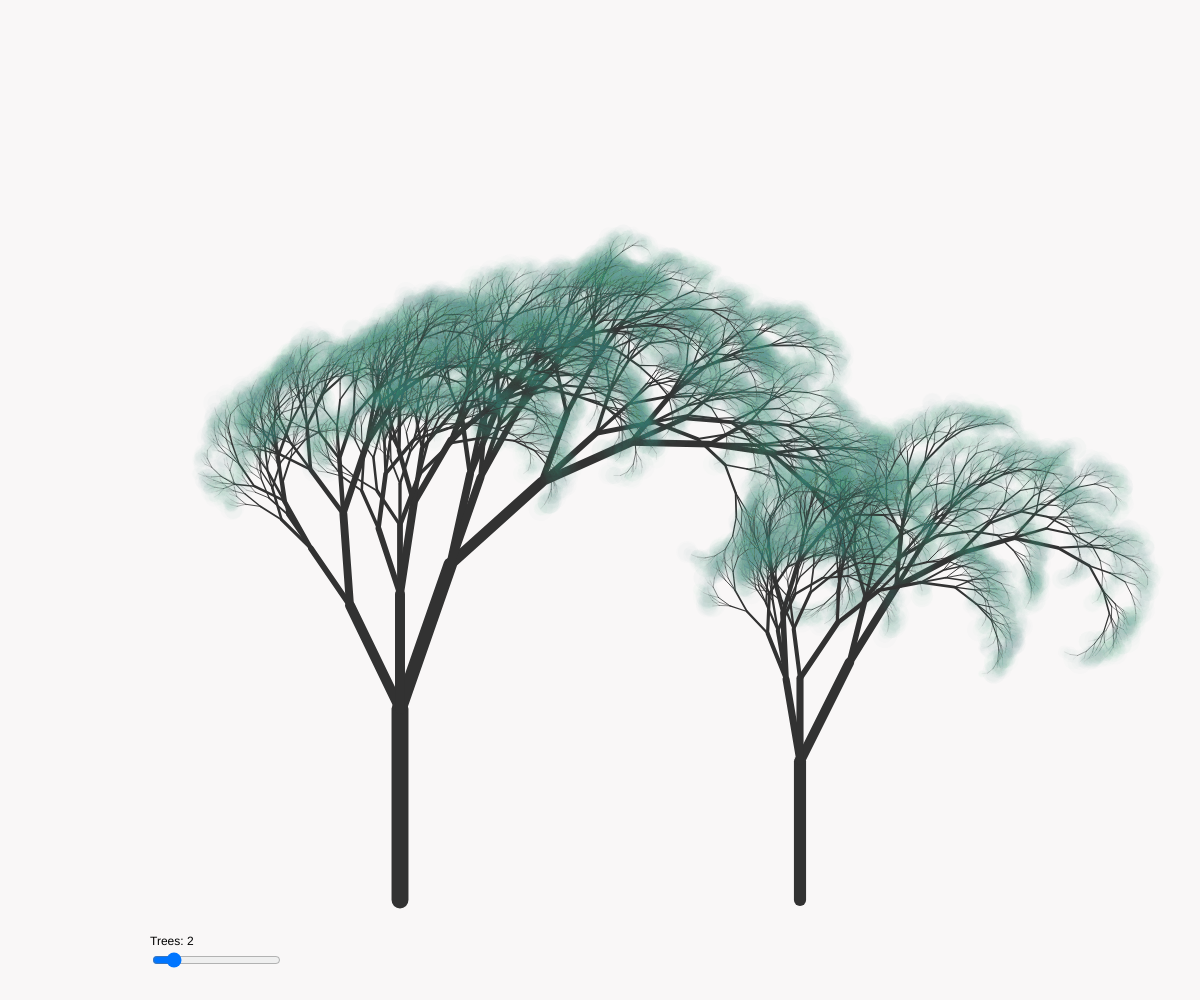
Frame 1 (no input)
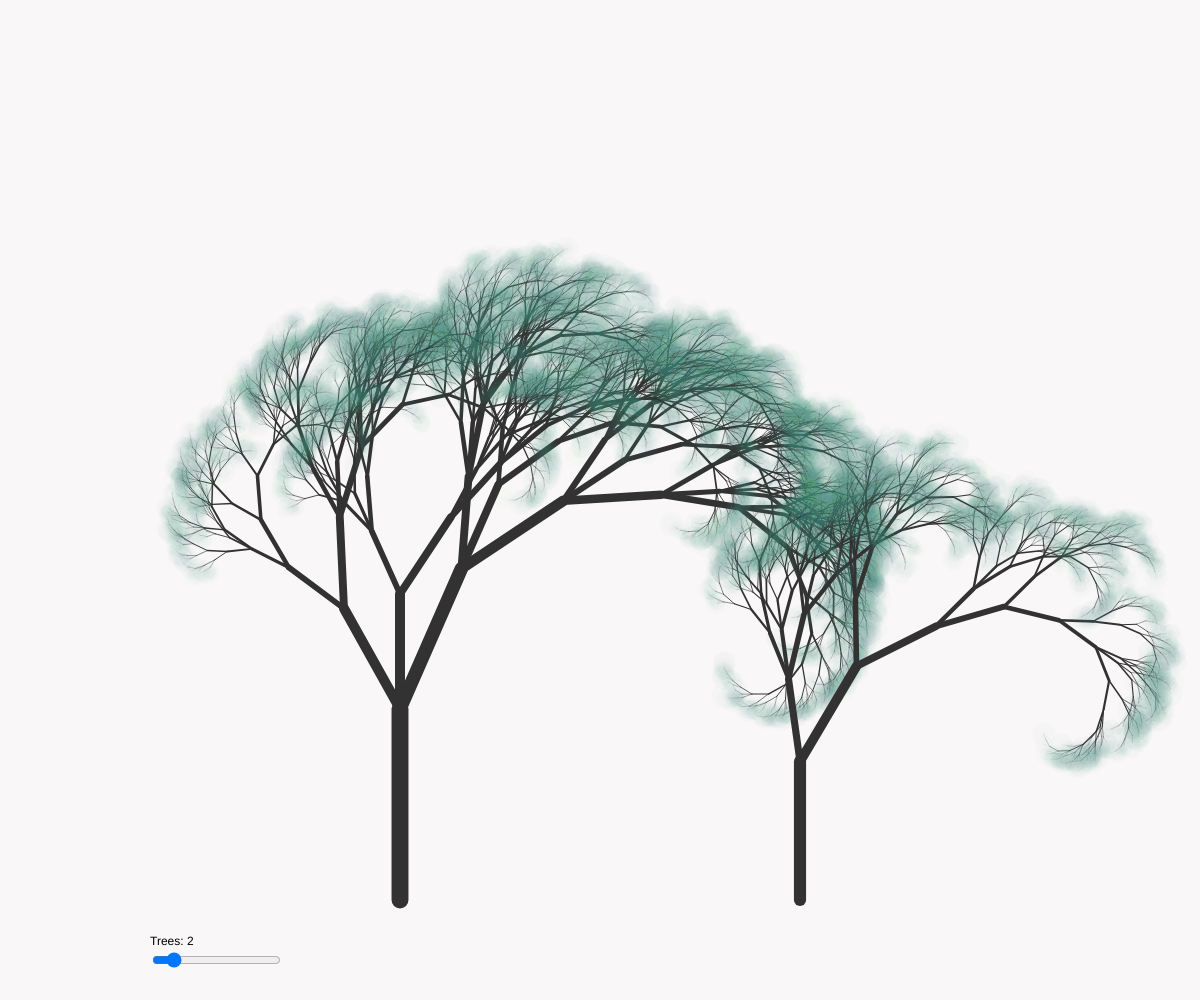
Frame 2 (the mouse pressed at the canvas centre, redrawn once)

The p5.js sketch that drew these frames (run headless with seeded random() and noise() and a simulated clock; the mouse was pressed at the canvas centre and the sketch redrawn once):

// p5.js sketch
// ── sketch.js
/*
  Adapted from O CÓDIGO TRANSCENDENTE
	Cap6.3.2 ArvoreAleatoria
	by Mateus Paresqui Berruezo
*/

//jshint esversion:6

let maxTrees = 9;
let segmentArray = [];
let segmentMax = 170;
let isSliders = false;
let treeSlider;

function setup() {
  createCanvas(windowWidth, windowHeight);

  // Generate Sliders
  sliders();

  // Generate random initial tree segment lengths
  for (let i = 0; i < maxTrees; i++) {
    segmentArray.push(1.3 * random(90, segmentMax));
  }

  // Turn off continuous redraw
  noLoop();

  // Cap lines with a round end (ROUND/SQUARE/PROJECT) and
  // Join lines using a round (MITER/BEVEL/ROUND) style
  // strokeCap(PROJECT); strokeJoin(BEVEL);
  strokeCap(ROUND); strokeJoin(ROUND);
}

function draw() {
  background('#f9f7f7');

  // Draw slider labels
  sliders();

  // Draw a series of trees and use -90° so that each tree grows straight up
  let trees = treeSlider.value();
  for (let i = 0; i < trees; i++) {
    tree((i + 1) * width / (trees + 1), 0.9 * height, segmentArray[i], -90, 35);
  }
}

// Recursively call the tree function, providing:
// xi     - Initial x value
// yi     - Initial y value
// length - The length of the tree segment
// angle  - The angle of the tree segment
// angleBranch - The maximum angle of the next set of branches
function tree(xi, yi, length, angle, angleBranch) {
  if (length > 5) {
    // The length of each segment ranges from a maximum of segmentMax to a minimum
    // of 3, which will correspond to a thickness of 15 and 0 respectively
    stroke(50);
    strokeWeight(map(length, segmentMax, 5, 15, 0));

    // Calculate the final x,y values
    let xf = xi + cos(radians(angle)) * length;
    let yf = yi + sin(radians(angle)) * length;
    line(xi, yi, xf, yf);

    // Randomly determine new branch angles:
    let newAngleR1 = angle + random(5, angleBranch);
    let newAngleR2 = angle - random(5, angleBranch);

    // Reduce branch length by 20%, using the growth slider to optionally
    // force asymmetric growth:
    let newLengthR1 = 0.8 * length;
    let newLengthR2 = 0.6 * length;

    // Recursively call the tree function for the left and right branches
    tree(xf, yf, newLengthR1, newAngleR1, angleBranch);
    tree(xf, yf, newLengthR2, newAngleR2, angleBranch);

    // Randomly add a third branch
    if (random([true, false])) {
      tree(xf, yf, newLengthR2, angle, angleBranch);
    }
  }
  else {
    // Draw leaves as greenish circles
    fill(random(100, 120), random(165, 185), random(130, 150), 5);
    stroke(random(100, 120), random(165, 185), random(130, 150), 20);
    strokeWeight(0);

    let radius = random(5, 25);

    ellipse(xi, yi, radius, radius);
  }
}

// Separate slider logic from recursive fractal tree logic
function sliders() {
  if (isSliders) {
    fill(0);
    text('Trees: ' + treeSlider.value(), 150, windowHeight - 55);
  }
  else {
    treeSlider = createSlider(1, maxTrees, 2, 1);
    treeSlider.position(150, windowHeight - 50);

    isSliders = true;
  }
}

function mouseReleased() {
  // The redraw() function makes draw() execute once
  redraw();
}
